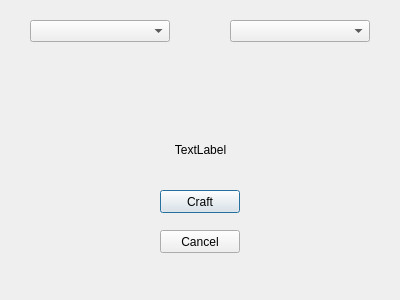
<?xml version="1.0" encoding="UTF-8"?>
<ui version="4.0">
 <class>CraftDialog</class>
 <widget class="QDialog" name="CraftDialog">
  <property name="geometry">
   <rect>
    <x>0</x>
    <y>0</y>
    <width>400</width>
    <height>300</height>
   </rect>
  </property>
  <property name="minimumSize">
   <size>
    <width>400</width>
    <height>300</height>
   </size>
  </property>
  <property name="maximumSize">
   <size>
    <width>400</width>
    <height>300</height>
   </size>
  </property>
  <property name="windowTitle">
   <string>Dialog</string>
  </property>
  <widget class="QComboBox" name="dropMenu1">
   <property name="geometry">
    <rect>
     <x>30</x>
     <y>20</y>
     <width>140</width>
     <height>22</height>
    </rect>
   </property>
   <property name="editable">
    <bool>false</bool>
   </property>
  </widget>
  <widget class="QComboBox" name="dropMenu2">
   <property name="geometry">
    <rect>
     <x>230</x>
     <y>20</y>
     <width>140</width>
     <height>22</height>
    </rect>
   </property>
   <property name="editable">
    <bool>false</bool>
   </property>
  </widget>
  <widget class="QPushButton" name="craftButton">
   <property name="geometry">
    <rect>
     <x>160</x>
     <y>190</y>
     <width>80</width>
     <height>23</height>
    </rect>
   </property>
   <property name="text">
    <string>Craft</string>
   </property>
  </widget>
  <widget class="QPushButton" name="cancelButton">
   <property name="geometry">
    <rect>
     <x>160</x>
     <y>230</y>
     <width>80</width>
     <height>23</height>
    </rect>
   </property>
   <property name="text">
    <string>Cancel</string>
   </property>
  </widget>
  <widget class="QLabel" name="craftedItem">
   <property name="geometry">
    <rect>
     <x>0</x>
     <y>140</y>
     <width>401</width>
     <height>20</height>
    </rect>
   </property>
   <property name="text">
    <string>TextLabel</string>
   </property>
   <property name="scaledContents">
    <bool>true</bool>
   </property>
   <property name="alignment">
    <set>Qt::AlignCenter</set>
   </property>
  </widget>
  <zorder>dropMenu2</zorder>
  <zorder>craftButton</zorder>
  <zorder>cancelButton</zorder>
  <zorder>dropMenu1</zorder>
  <zorder>craftedItem</zorder>
 </widget>
 <resources/>
 <connections/>
</ui>
